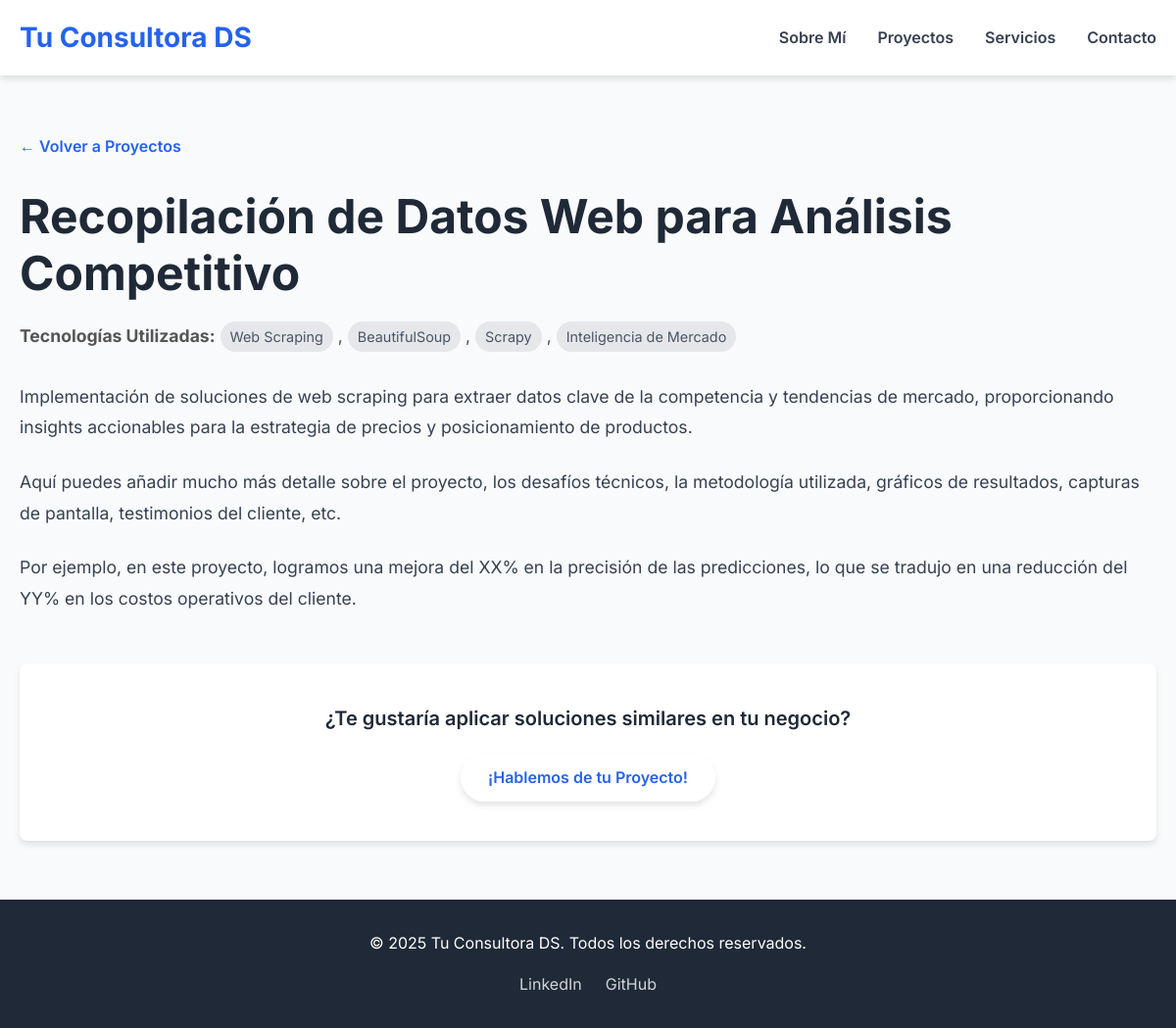
The app's page /project/3 with its own data.
### app.py (models this page shows, shortened)
class Project(db.Model):
    id = db.Column(db.Integer, primary_key=True)
    title = db.Column(db.String(100), nullable=False)
    description = db.Column(db.Text, nullable=False)
    technologies = db.Column(db.String(200), nullable=False) # Separadas por coma: "Python, Flask, SQL"

### app.py (the view)
@app.route('/project/<int:project_id>')
def project_detail(project_id):
    project = Project.query.get_or_404(project_id)
    return render_template('project_detail.html', project=project)

### templates/project_detail.html (shortened to what this page needs)
<!DOCTYPE html>
<html lang="es">
<head>
    <link rel="stylesheet" href="{{ url_for('static', filename='css/style.css') }}">
</head>
<body class="detail-page-body">
    <header>
        <div class="container">
            <a href="{{ url_for('index') }}" class="logo">Tu Consultora DS</a>
            <nav>
                <ul>
                    <li><a href="{{ url_for('index') }}#about">Sobre Mí</a></li>
                    <li><a href="{{ url_for('index') }}#projects">Proyectos</a></li>
                    <li><a href="{{ url_for('index') }}#services">Servicios</a></li>
                    <li><a href="{{ url_for('index') }}#contact">Contacto</a></li>
                </ul>
            </nav>
        </div>
    </header>
    <section id="project-detail" class="detail-section">
        <div class="container">
            <a href="{{ url_for('index') }}#projects" class="back-link">&larr; Volver a Proyectos</a>
            <h1>{{ project.title }}</h1>
            <div class="project-meta">
                <p><strong>Tecnologías Utilizadas:</strong>
                    {% for tech in project.technologies.split(', ') %}
                        <span class="tech-tag">{{ tech }}</span>{% if not loop.last %},{% endif %}
                    {% endfor %}
                </p>
            </div>
            <div class="project-description-full">
                <p>{{ project.description }}</p>
                <p>Aquí puedes añadir mucho más detalle sobre el proyecto, los desafíos técnicos, la metodología utilizada, gráficos de resultados, capturas de pantalla, testimonios del cliente, etc.</p>
                <p>Por ejemplo, en este proyecto, logramos una mejora del XX% en la precisión de las predicciones, lo que se tradujo en una reducción del YY% en los costos operativos del cliente.</p>
                </div>
            <div class="cta-detail-page">
                <p>¿Te gustaría aplicar soluciones similares en tu negocio?</p>
                <a href="{{ url_for('index') }}#contact" class="btn btn-primary">¡Hablemos de tu Proyecto!</a>
            </div>
        </div>
    </section>
    <footer>
        <div class="container">
            <p>&copy; 2025 Tu Consultora DS. Todos los derechos reservados.</p>
            <div class="social-links">
                <a href="#">LinkedIn</a>
                <a href="#">GitHub</a>
            </div>
        </div>
    </footer>
</body>
</html>

### static/css/style.css (style rules this page uses)
:root { --primary-color: #2563eb; --secondary-color: #1d4ed8; --text-color: #374151; --light-gray: #f9fafb; --medium-gray: #e5e7eb; --dark-gray: #1f2937; --white: #ffffff; --shadow: 0 4px 6px rgba(0, 0, 0, 0.1); }
* { margin: 0; padding: 0; box-sizing: border-box; }
body { font-family: 'Inter', sans-serif; line-height: 1.6; color: var(--text-color); background-color: var(--light-gray); -webkit-font-smoothing: antialiased; }
.container { max-width: 1200px; margin: 0 auto; padding: 0 20px; }
h1, h2, h3 { font-weight: 700; color: var(--dark-gray); margin-bottom: 1rem; }
h1 { font-size: 3.5rem; line-height: 1.2; }
p { margin-bottom: 1rem; }
a { text-decoration: none; color: var(--primary-color); transition: color 0.3s ease; }
ul { list-style: none; }
.btn { display: inline-block; padding: 12px 28px; border-radius: 9999px; font-weight: 600; text-align: center; transition: all 0.3s ease; border: none; cursor: pointer; }
.btn-primary { background-color: var(--white); color: var(--primary-color); box-shadow: var(--shadow); }
header { background-color: var(--white); box-shadow: var(--shadow); padding: 1rem 0; position: sticky; top: 0; z-index: 1000; }
header .container { display: flex; justify-content: space-between; align-items: center; }
.logo { font-size: 1.75rem; font-weight: 700; color: var(--primary-color); }
nav ul { display: flex; gap: 2rem; }
nav ul li a { color: var(--text-color); font-weight: 600; }
footer { background-color: var(--dark-gray); color: var(--white); padding: 32px 0; text-align: center; }
.social-links { margin-top: 1rem; display: flex; justify-content: center; gap: 1.5rem; }
.social-links a { color: var(--white); opacity: 0.8; }
.detail-page-body { background-color: var(--white); }
.detail-section { padding: 60px 0; background-color: var(--light-gray); }
.back-link { display: inline-block; margin-bottom: 30px; font-weight: 600; color: var(--primary-color); transition: transform 0.2s ease; }
#project-detail h1 { text-align: left; font-size: 3rem; margin-bottom: 20px; color: var(--dark-gray); }
.project-meta { margin-bottom: 30px; font-size: 1.1rem; color: #555; }
.tech-tag { background-color: var(--medium-gray); color: #4b5563; padding: 4px 10px; border-radius: 9999px; font-size: 0.9rem; margin-right: 5px; display: inline-block; }
.project-description-full p { font-size: 1.1rem; line-height: 1.8; margin-bottom: 1.5rem; color: var(--text-color); }
.cta-detail-page { text-align: center; padding: 40px 20px; background-color: var(--white); border-radius: 8px; box-shadow: var(--shadow); margin-top: 50px; }
.cta-detail-page p { font-size: 1.25rem; margin-bottom: 20px; color: var(--dark-gray); font-weight: 600; }

### records on screen
Project: title "Recopilación de Datos Web para Análisis Competitivo", description "Implementación de soluciones de web scraping para extraer datos clave de la competencia y tendencias de mercado, proporcionando insights accionables para la estrategia de precios y posicionamiento de productos."

### other values on screen
{{ tech }} "Web Scraping" "BeautifulSoup" "Scrapy" "Inteligencia de Mercado"
